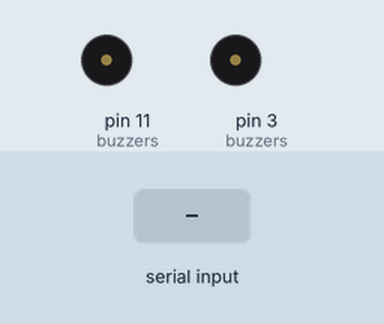
The sketch below on a simulated Arduino Uno, built with avr-gcc and run on an emulated ATmega328P. Parts: buzzer (waves = sounding, pin HIGH). The inputs (shaded band) are chosen by the test bench.

Above: at 1.2 s.
1.3 s: "5\n" received over Serial
At 3.2 s:
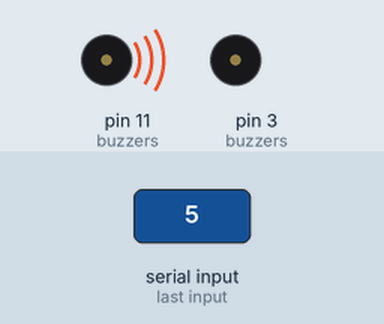
Timing chart, 0 to 4.7 s (numbered marks = the images above; inputs shaded):
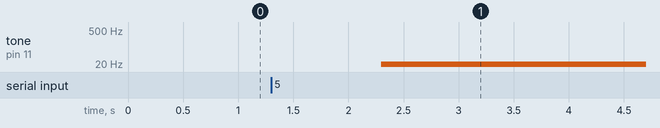

The sketch:

pythonBuzz.ino
```cpp
#define LEFT_BUZZ 11
#define RIGHT_BUZZ 3
#define NUM_BUZZ 2
const int buzzers[NUM_BUZZ] = { LEFT_BUZZ, RIGHT_BUZZ };

void setup() {
  Serial.begin(115200);
  while (!Serial);

  for (int i = 0; i < NUM_BUZZ; i++) {
    pinMode(buzzers[i], OUTPUT);
  }
}

void loop() {
  while (!Serial.available());
  int freq = Serial.parseInt();
  Serial.read();
  int pose = Serial.parseInt();
  while (Serial.available()) {
    Serial.read();
  }

  if (pose < 0) {
    setAllBuzz(freq);
  } else {
    setBuzzer(freq, pose);
  }
}

void setAllBuzz(int freq) {
  for (int i = 0; i < NUM_BUZZ; i++) {
    setBuzzer(freq, i);
  }
}

void setBuzzer(int freq, int pose) {
  if (pose > NUM_BUZZ) {
    return;
  }
  if (freq <= 0) {
    analogWrite(buzzers[pose], 0);
  }
  tone(buzzers[pose], freq);
}
```

Measured:
- after the input at 1.3 s, tone on pin 11 (buzzers): silent → 5 Hz after 1.0 s
